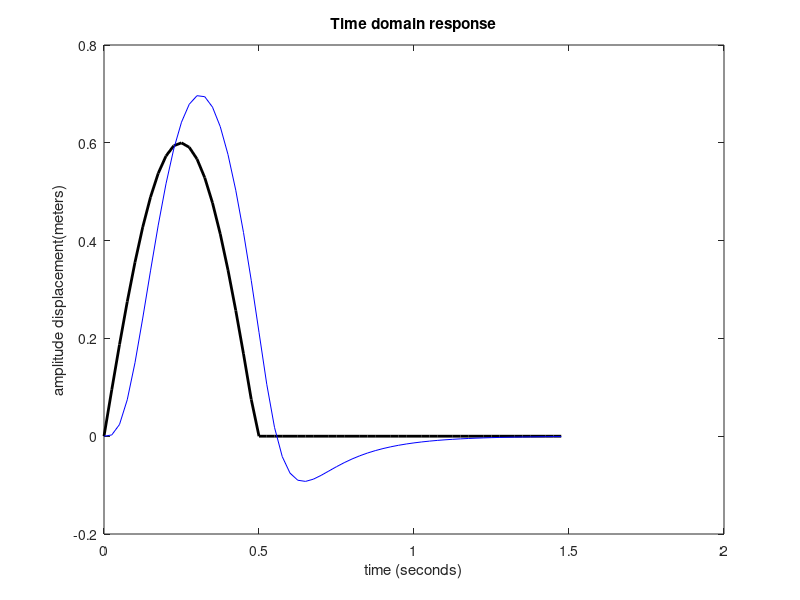

This figure's MATLAB source:
%System dynamics project input 3
b=4000;
A=[0 1 0 0;-4888.88 -b/36 444.44 b/36;0 0 0 1;66.667 b/240 -66.667 -b/240];
B=[0;4444.44;0;0];
C=[1 0 0 0;0 0 1 0];
D=[0;0];
sys=ss(A,B,C,D);
%Input 15m ride swell at 31m/s
t=0:.025:1.475;
w=0:.005:.095;
u1=0.6*sin((200/6.3)*w);
u2=zeros(size(u1));
u3=zeros(size(u1));
u=[u1 u2 u3];
plot(t,u)
[y,t]=lsim(sys,u,t);
y1=[1 0]*y';
y2=[0 1]*y';
plot(t,u,'k','linewidth',2)
hold on 
%plot(t,y1,'g') %mass 1 tire
plot(t,y2,'b')  %mass 2 chasis
xlabel('time (seconds)')
ylabel('amplitude displacement(meters)')
title('Time domain response')
%plot(t,y2-y1,'b')
